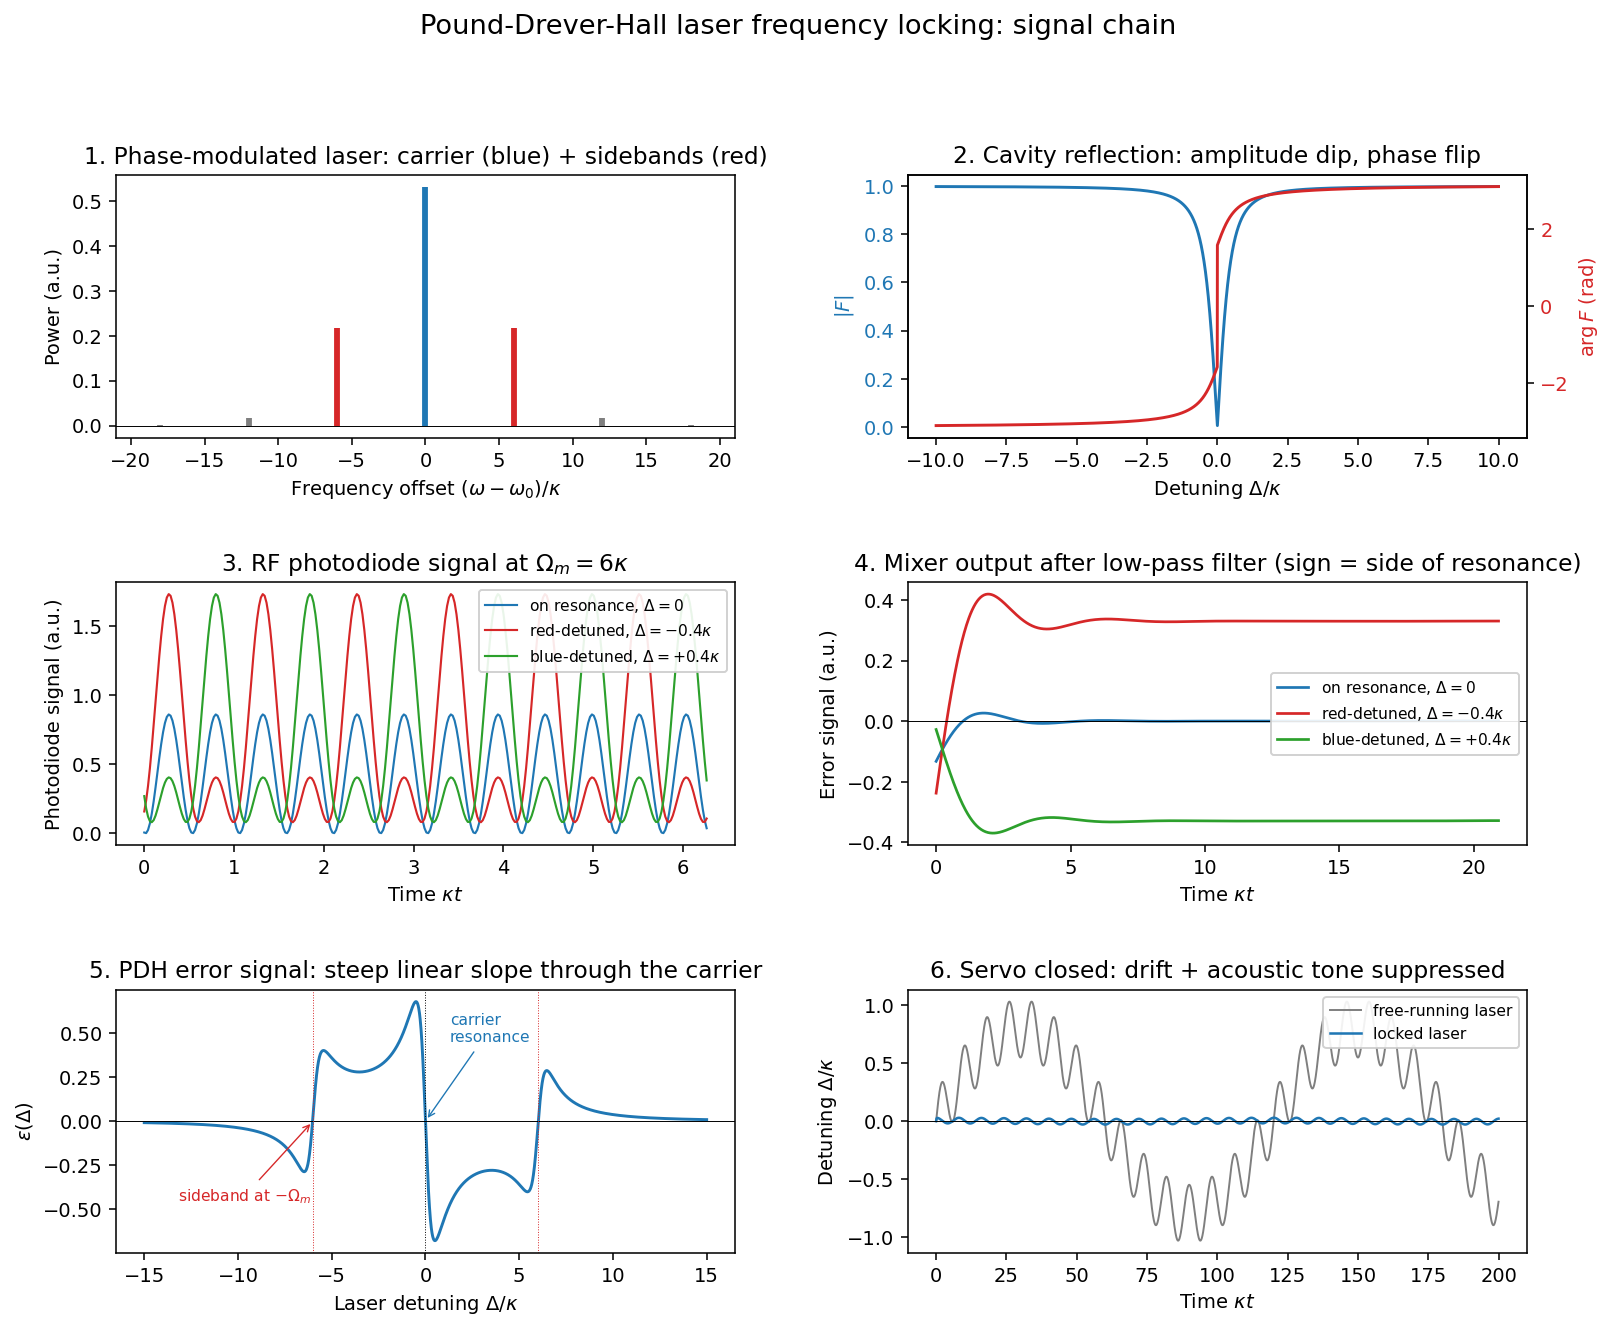

Source code (Python):
"""
Pound-Drever-Hall (PDH) laser frequency locking: a teaching simulation.

Signal chain rendered as six linked panels:
  1. Input laser spectrum after phase modulation (carrier + sidebands)
  2. Fabry-Perot cavity reflection coefficient (|F| and arg F)
  3. Time-domain RF photodiode signal at/near resonance
  4. Demodulation: photodiode * local oscillator, before/after low-pass filter
  5. Classic PDH error signal vs laser detuning (sweep)
  6. Closed-loop behaviour: a disturbance rejected by an integral servo

Units: cavity linewidth kappa = 1, FSR = finesse * kappa, time in 1/kappa.
Numbers are chosen for pedagogical clarity, not any specific apparatus.
"""

import numpy as np
import matplotlib.pyplot as plt
from scipy.signal import butter, sosfiltfilt
from scipy.special import jv


# ---------------------------------------------------------------------------
# Physical model (all frequencies in units of the cavity linewidth kappa)
# ---------------------------------------------------------------------------
KAPPA = 1.0
FINESSE = 300.0
FSR = FINESSE * KAPPA                           # free spectral range
OMEGA_M = 6.0 * KAPPA                           # modulation frequency
BETA = 1.08                                     # modulation depth (J0*J1 peak)


def cavity_reflection(delta):
    """Reflection coefficient F(Delta) of a symmetric Fabry-Perot cavity."""
    r = np.exp(-np.pi / (2.0 * FINESSE))
    phi = 2.0 * np.pi * delta / FSR
    return (r * (np.exp(1j * phi) - 1.0)) / (1.0 - r**2 * np.exp(1j * phi))


def pdh_error(delta):
    """Analytic PDH in-phase error signal (small-modulation, three-tone)."""
    F0 = cavity_reflection(delta)
    Fp = cavity_reflection(delta + OMEGA_M)
    Fm = cavity_reflection(delta - OMEGA_M)
    return 2.0 * jv(0, BETA) * jv(1, BETA) * np.imag(
        F0 * np.conj(Fp) - np.conj(F0) * Fm
    )


def reflected_power(delta, t):
    """Instantaneous reflected optical power for quasi-static detuning delta."""
    F0 = cavity_reflection(delta)
    Fp = cavity_reflection(delta + OMEGA_M)
    Fm = cavity_reflection(delta - OMEGA_M)
    E0 = jv(0, BETA) * F0
    Ep = jv(1, BETA) * Fp
    Em = -jv(1, BETA) * Fm
    phi = OMEGA_M * t
    E = E0 + Ep * np.exp(1j * phi) + Em * np.exp(-1j * phi)
    return np.abs(E) ** 2


# ---------------------------------------------------------------------------
# Plot
# ---------------------------------------------------------------------------
fig = plt.figure(figsize=(13, 10))
gs = fig.add_gridspec(3, 2, hspace=0.55, wspace=0.28)

# --- Panel 1: modulated laser spectrum -------------------------------------
ax1 = fig.add_subplot(gs[0, 0])
for n in range(-3, 4):
    amp = jv(n, BETA)
    color = 'C0' if n == 0 else ('C3' if abs(n) == 1 else 'C7')
    ax1.vlines(n * OMEGA_M, 0, amp**2, color=color, lw=3)
ax1.axhline(0, color='k', lw=0.5)
ax1.set_xlabel(r'Frequency offset $(\omega-\omega_0)/\kappa$')
ax1.set_ylabel('Power (a.u.)')
ax1.set_title('1. Phase-modulated laser: carrier (blue) + sidebands (red)')
ax1.set_xlim(-3.5 * OMEGA_M, 3.5 * OMEGA_M)

# --- Panel 2: cavity reflection --------------------------------------------
ax2 = fig.add_subplot(gs[0, 1])
d = np.linspace(-10, 10, 4000)
F = cavity_reflection(d)
ax2.plot(d, np.abs(F), 'C0', label=r'$|F(\omega)|$')
ax2.set_xlabel(r'Detuning $\Delta/\kappa$')
ax2.set_ylabel(r'$|F|$', color='C0')
ax2.tick_params(axis='y', labelcolor='C0')
ax2b = ax2.twinx()
ax2b.plot(d, np.angle(F), 'C3', label=r'$\arg F$')
ax2b.set_ylabel(r'$\arg F$ (rad)', color='C3')
ax2b.tick_params(axis='y', labelcolor='C3')
ax2.set_title('2. Cavity reflection: amplitude dip, phase flip')

# --- Panel 3: time-domain photodiode RF signal -----------------------------
ax3 = fig.add_subplot(gs[1, 0])
# Sample fast enough to resolve OMEGA_M; show ~6 RF cycles
T_rf = 6 * (2 * np.pi / OMEGA_M)
fs = 50 * OMEGA_M / (2 * np.pi)                 # samples per kappa^-1
t = np.arange(0, T_rf, 1.0 / fs)

detunings = {r'on resonance, $\Delta=0$': 0.0,
             r'red-detuned, $\Delta=-0.4\kappa$': -0.4,
             r'blue-detuned, $\Delta=+0.4\kappa$': +0.4}
colors = {r'on resonance, $\Delta=0$': 'C0',
          r'red-detuned, $\Delta=-0.4\kappa$': 'C3',
          r'blue-detuned, $\Delta=+0.4\kappa$': 'C2'}

for label, dv in detunings.items():
    p = reflected_power(dv, t)
    ax3.plot(t, p, colors[label], lw=1.1, label=label)
ax3.set_xlabel(r'Time $\kappa t$')
ax3.set_ylabel('Photodiode signal (a.u.)')
ax3.set_title(f'3. RF photodiode signal at $\\Omega_m={OMEGA_M:.0f}\\kappa$')
ax3.legend(loc='upper right', fontsize=8, framealpha=0.9)

# --- Panel 4: demodulation + low-pass --------------------------------------
ax4 = fig.add_subplot(gs[1, 1])
T_long = 20 * (2 * np.pi / OMEGA_M)
t2 = np.arange(0, T_long, 1.0 / fs)
sos = butter(4, OMEGA_M / (2 * np.pi) / 4.0, 'low', fs=fs, output='sos')
lo = np.sin(OMEGA_M * t2)                       # quadrature LO -> dispersive err
for label, dv in detunings.items():
    p = reflected_power(dv, t2)
    mixed = (p - p.mean()) * lo
    err = sosfiltfilt(sos, mixed)
    ax4.plot(t2, err, colors[label], lw=1.4, label=label)
ax4.axhline(0, color='k', lw=0.5)
ax4.set_xlabel(r'Time $\kappa t$')
ax4.set_ylabel('Error signal (a.u.)')
ax4.set_title('4. Mixer output after low-pass filter (sign = side of resonance)')
ax4.legend(loc='center right', fontsize=8, framealpha=0.9)

# --- Panel 5: analytic PDH error signal ------------------------------------
ax5 = fig.add_subplot(gs[2, 0])
sweep = np.linspace(-2.5 * OMEGA_M, 2.5 * OMEGA_M, 4000)
err = pdh_error(sweep)
ax5.plot(sweep, err, 'C0', lw=1.5)
ax5.axhline(0, color='k', lw=0.5)
ax5.axvline(0, color='k', lw=0.5, ls=':')
for s in (-1, 1):
    ax5.axvline(s * OMEGA_M, color='C3', lw=0.5, ls=':')
ax5.annotate('carrier\nresonance', xy=(0, 0), xytext=(1.3, 0.45),
             textcoords='data', fontsize=8, color='C0',
             arrowprops=dict(arrowstyle='->', color='C0', lw=0.7))
ax5.annotate(r'sideband at $-\Omega_m$', xy=(-OMEGA_M, 0),
             xytext=(-2.2 * OMEGA_M, -0.45), fontsize=8, color='C3',
             arrowprops=dict(arrowstyle='->', color='C3', lw=0.7))
ax5.set_xlabel(r'Laser detuning $\Delta/\kappa$')
ax5.set_ylabel(r'$\varepsilon(\Delta)$')
ax5.set_title('5. PDH error signal: steep linear slope through the carrier')

# --- Panel 6: closed-loop disturbance rejection ----------------------------
ax6 = fig.add_subplot(gs[2, 1])
dt = 0.02                                       # in units of 1/kappa
t6 = np.arange(0, 200.0, dt)

# Free-running laser frequency noise: slow drift + acoustic tone
drift = 0.8 * np.sin(2 * np.pi * t6 / 120.0)
acoustic = 0.25 * np.sin(2 * np.pi * t6 / 8.0)
nu_free = drift + acoustic

# Integral servo on the PDH error signal. Sign matches the (negative)
# error-signal slope at the carrier so that feedback is corrective.
ki = 3.0
nu_locked = np.zeros_like(t6)
servo = 0.0
for i, n_free in enumerate(nu_free):
    nu = n_free - servo
    e = pdh_error(np.array([nu]))[0]
    servo -= ki * e * dt
    nu_locked[i] = nu

ax6.plot(t6, nu_free, 'C7', lw=1.0, label='free-running laser')
ax6.plot(t6, nu_locked, 'C0', lw=1.3, label='locked laser')
ax6.axhline(0, color='k', lw=0.5)
ax6.set_xlabel(r'Time $\kappa t$')
ax6.set_ylabel(r'Detuning $\Delta/\kappa$')
ax6.set_title('6. Servo closed: drift + acoustic tone suppressed')
ax6.legend(loc='upper right', fontsize=8, framealpha=0.9)

fig.suptitle('Pound-Drever-Hall laser frequency locking: signal chain',
             fontsize=14, y=0.995)
fig.savefig('/home/user/Claude/pdh_locking_demo.png', dpi=140, bbox_inches='tight')
print('Saved pdh_locking_demo.png')
